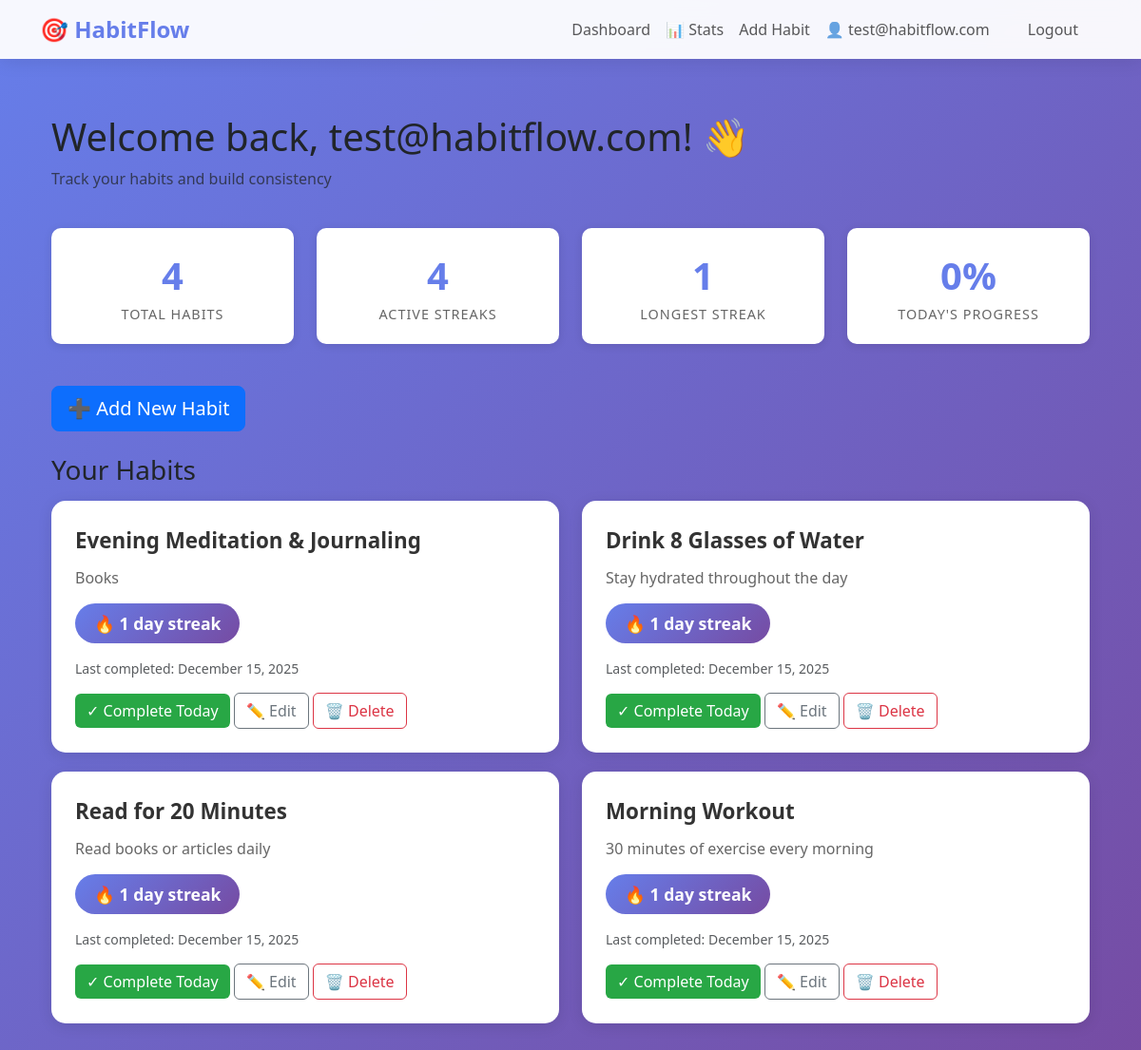
/habits/dashboard (signed in), run on an earlier commit of the app's database.
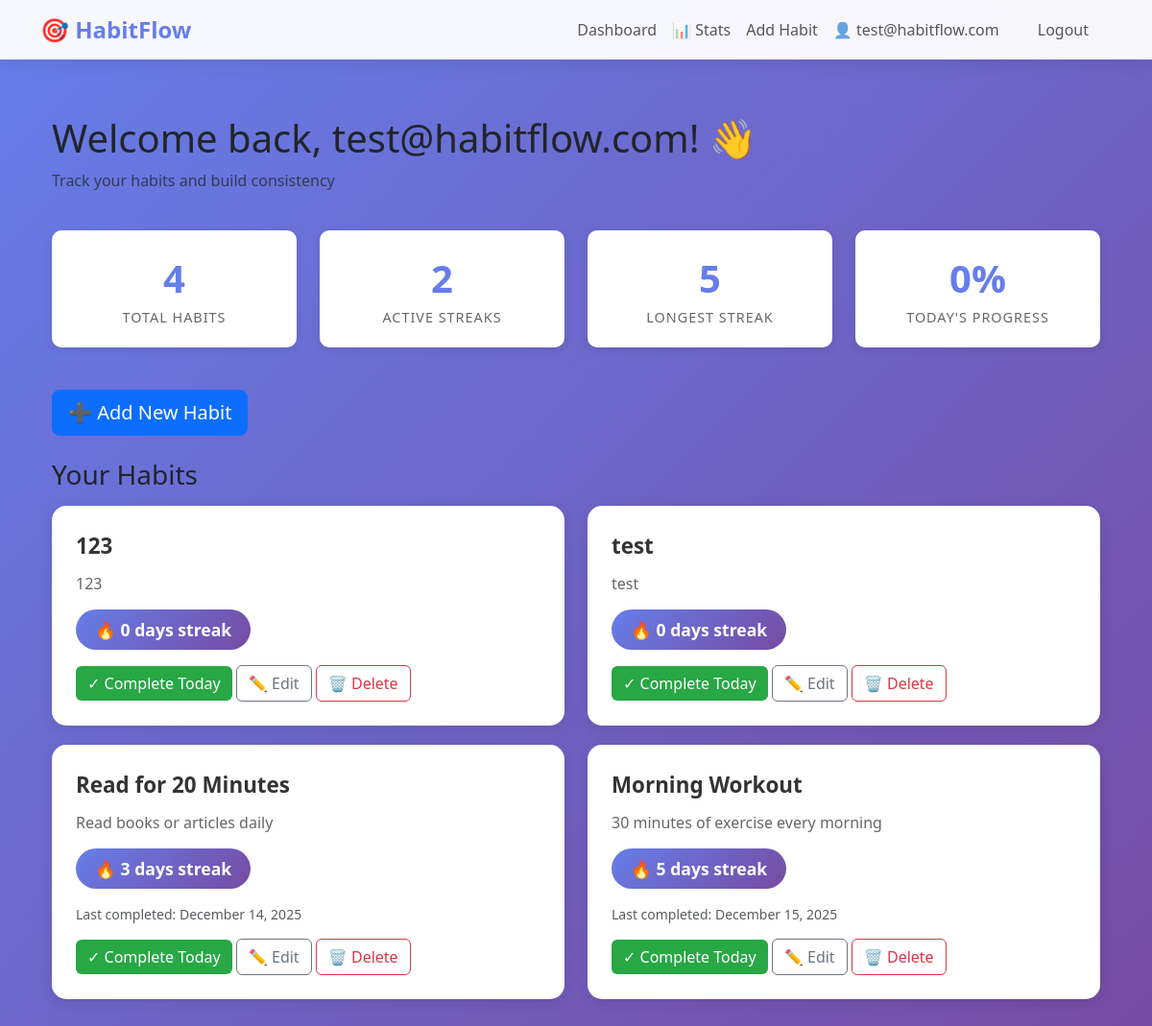
And on a later commit of the database.
### models.py (models this page shows, shortened)
class User(UserMixin, db.Model):
    __tablename__ = "user"
    id = db.Column(db.Integer, primary_key=True, autoincrement=True)
    email = db.Column(db.String(120), unique=True, nullable=False, index=True)
    password_hash = db.Column(db.String(150), nullable=False)
    created_at = db.Column(db.DateTime, default=datetime.utcnow, nullable=False)
    habits = db.relationship(
        "Habit",
        backref="user",
        lazy=True,
        cascade="all, delete-orphan"
    )

class Habit(db.Model):
    __tablename__ = "habit"
    id = db.Column(db.Integer, primary_key=True, autoincrement=True)
    user_id = db.Column(db.Integer, db.ForeignKey("user.id"), nullable=False, index=True)
    name = db.Column(db.String(100), nullable=False)
    description = db.Column(db.String(500), nullable=True)
    streak_count = db.Column(db.Integer, default=0, nullable=False)
    last_completed = db.Column(db.Date, nullable=True)
    created_at = db.Column(db.DateTime, default=datetime.utcnow, nullable=False)

### habits.py (the view)
@habits_bp.route('/dashboard')
@login_required
def dashboard():
    user_habits = Habit.query.filter_by(user_id=current_user.id).order_by(Habit.created_at.desc()).all()
    total_habits = len(user_habits)
    active_streaks = sum(1 for habit in user_habits if habit.streak_count > 0)
    longest_streak = max([habit.streak_count for habit in user_habits], default=0)
    today = date.today()
    completed_today = sum(1 for habit in user_habits if habit.last_completed == today)
    completion_rate = int((completed_today / total_habits * 100)) if total_habits > 0 else 0
    stats = {
        'total_habits': total_habits,
        'active_streaks': active_streaks,
        'longest_streak': longest_streak,
        'completion_rate': completion_rate
    }
    return render_template('dashboard.html', habits=user_habits, stats=stats)

### app.py (called while the page is built)
@login_manager.user_loader
def load_user(user_id):
    from models import User
    return User.query.get(int(user_id))

### templates/dashboard.html (shortened to what this page needs)
{% extends "base.html" %}
{% block content %}
<div class="container mt-4">
    <div class="row mb-4">
        <div class="col-md-12">
            <h1>Welcome back, {{ current_user.email }}! 👋</h1>
            <p class="text-muted">Track your habits and build consistency</p>
        </div>
    </div>
    <div class="row mb-4">
        <div class="col-md-3">
            <div class="stats-card">
                <div class="stats-number">{{ stats.total_habits }}</div>
                <div class="stats-label">Total Habits</div>
            </div>
        </div>
        <div class="col-md-3">
            <div class="stats-card">
                <div class="stats-number">{{ stats.active_streaks }}</div>
                <div class="stats-label">Active Streaks</div>
            </div>
        </div>
        <div class="col-md-3">
            <div class="stats-card">
                <div class="stats-number">{{ stats.longest_streak }}</div>
                <div class="stats-label">Longest Streak</div>
            </div>
        </div>
        <div class="col-md-3">
            <div class="stats-card">
                <div class="stats-number">{{ stats.completion_rate }}%</div>
                <div class="stats-label">Today's Progress</div>
            </div>
        </div>
    </div>
    <div class="row mb-4">
        <div class="col-md-12">
            <a href="{{ url_for('habits.add_habit') }}" class="btn btn-primary btn-lg">
                ➕ Add New Habit
            </a>
        </div>
    </div>
    {% if habits %}
        <div class="row">
            <div class="col-md-12">
                <h3 class="mb-3">Your Habits</h3>
            </div>
        </div>
        <div class="row">
            {% for habit in habits %}
            <div class="col-md-6">
                <div class="habit-card">
                    <div class="habit-name">{{ habit.name }}</div>
                    {% if habit.description %}
                    <div class="habit-description">{{ habit.description }}</div>
                    {% endif %}
                    <div class="mb-3">
                        <span class="streak-badge">
                            🔥 {{ habit.streak_count }} day{% if habit.streak_count != 1 %}s{% endif %} streak
                        </span>
                    </div>
                    {% if habit.last_completed %}
                    <div class="text-muted small mb-2">
                        Last completed: {{ habit.last_completed.strftime('%B %d, %Y') }}
                    </div>
                    {% endif %}
                    <div class="habit-actions">
                        <form action="{{ url_for('habits.complete_habit', habit_id=habit.id) }}" method="POST" style="display: inline;">
                            <button type="submit" class="btn btn-complete">
                                ✓ Complete Today
                            </button>
                        </form>
                        <a href="{{ url_for('habits.edit_habit', habit_id=habit.id) }}" class="btn btn-outline-secondary">
                            ✏️ Edit
                        </a>
                        <form action="{{ url_for('habits.delete_habit', habit_id=habit.id) }}" method="POST" style="display: inline;" onsubmit="return confirm('Are you sure you want to delete this habit?');">
                            <button type="submit" class="btn btn-outline-danger">
                                🗑️ Delete
                            </button>
                        </form>
                    </div>
                </div>
            </div>
            {% endfor %}
        </div>
    {% endif %}
</div>
{% endblock %}

### templates/base.html (shortened to what this page needs)
<!DOCTYPE html>
<html lang="en">
<head>
    <link href="https://cdn.jsdelivr.net/npm/bootstrap@5.3.0/dist/css/bootstrap.min.css" rel="stylesheet">
</head>
<body>
    <nav class="navbar navbar-expand-lg navbar-light fixed-top">
        <div class="container">
            <a class="navbar-brand brand-name" href="/">
                🎯 HabitFlow
            </a>
            <div class="collapse navbar-collapse" id="navbarNav">
                <ul class="navbar-nav ms-auto">
                    {% if current_user.is_authenticated %}
                        <li class="nav-item">
                            <a class="nav-link" href="{{ url_for('habits.dashboard') }}">Dashboard</a>
                        </li>
                        <li class="nav-item">
                            <a class="nav-link" href="{{ url_for('stats.stats_dashboard') }}">📊 Stats</a>
                        </li>
                        <li class="nav-item">
                            <a class="nav-link" href="{{ url_for('habits.add_habit') }}">Add Habit</a>
                        </li>
                        <li class="nav-item">
                            <span class="nav-link">👤 {{ current_user.email }}</span>
                        </li>
                        <li class="nav-item">
                            <a class="nav-link btn btn-outline-danger ms-2 px-4" href="{{ url_for('auth.logout') }}">Logout</a>
                        </li>
                    {% endif %}
                </ul>
            </div>
        </div>
    </nav>
    <div class="container content-container">
        {% block content %}{% endblock %}
    </div>
</body>
</html>

### templates/base.html (style rules this page uses)
body { font-family: 'Segoe UI', Tahoma, Geneva, Verdana, sans-serif; background: linear-gradient(135deg, #667eea 0%, #764ba2 100%); min-height: 100vh; padding-top: 70px; }
.navbar { background: rgba(255, 255, 255, 0.95) !important; backdrop-filter: blur(10px); box-shadow: 0 2px 20px rgba(0,0,0,0.1); }
.brand-name { font-weight: 700; color: #667eea; font-size: 1.5rem; }
.content-container { margin-top: 30px; margin-bottom: 50px; }

### templates/dashboard.html (style rules this page uses)
.stats-card { background: white; border-radius: 10px; padding: 20px; text-align: center; box-shadow: 0 2px 10px rgba(0,0,0,0.1); margin-bottom: 20px; }
.stats-number { font-size: 2.5rem; font-weight: 700; color: #667eea; }
.stats-label { color: #666; font-size: 0.9rem; text-transform: uppercase; letter-spacing: 1px; }
.habit-card { background: white; border-radius: 15px; padding: 25px; margin-bottom: 20px; box-shadow: 0 3px 15px rgba(0,0,0,0.1); transition: all 0.3s ease; }
.habit-name { font-size: 1.4rem; font-weight: 600; color: #333; margin-bottom: 10px; }
.habit-description { color: #666; margin-bottom: 15px; }
.streak-badge { display: inline-block; background: linear-gradient(135deg, #667eea 0%, #764ba2 100%); color: white; padding: 8px 20px; border-radius: 25px; font-weight: 600; font-size: 1.1rem; }
.habit-actions { margin-top: 15px; }
.btn-complete { background: #28a745; color: white; border: none; }

What changed in the data, as far as the page shows it:
removed Habit: name "Evening Meditation & Journaling", description "Books", streak_count "1", last_completed "December 15, 2025"
removed Habit: name "Drink 8 Glasses of Water", description "Stay hydrated throughout the day", streak_count "1", last_completed "December 15, 2025"
now on this page (row edited): Habit: name "123", description "123", streak_count "0"
added Habit: name "test", description "test", streak_count "0"
changed Habit "Read for 20 Minutes": streak_count "1" → "3"; last_completed "December 15, 2025" → "December 14, 2025"; now shows "s"
changed Habit "Morning Workout": streak_count "1" → "5"; now shows "s"
Also different on the page:
{{ stats.active_streaks }}: "4" → "2"
{{ stats.longest_streak }}: "1" → "5"
